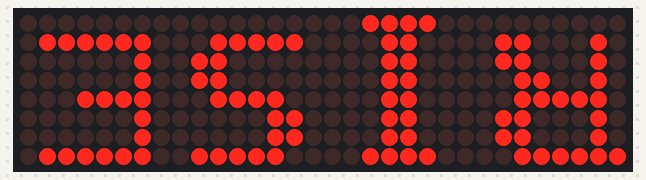
The sketch below on a simulated Arduino Uno, built with avr-gcc and run on an emulated ATmega328P. On the bench: 32×8 LED matrix.

Above: at 0.1 s.

The sketch:

LCDMATRIX.ino
```cpp
#include "LedControl.h"

// Pin 12 = DIN, Pin 11 = CLK, Pin 10 = CS, 4 = Number of matrices
LedControl lc = LedControl(12, 11, 10, 4);

byte R[8] = {0xFC, 0x46, 0x46, 0x7C, 0x4C, 0x46, 0x46, 0x00};
byte I[8] = {0x3C, 0x18, 0x18, 0x18, 0x18, 0x18, 0x18, 0x3C};
byte S[8] = {0x3E, 0x60, 0x60, 0x3C, 0x06, 0x06, 0x7C, 0x00};
byte E[8] = {0x7E, 0x40, 0x40, 0x78, 0x40, 0x40, 0x7E, 0x00};

// This function flips the bits in a byte (Mirrors it horizontally)
byte reverseBits(byte b) {
   b = (b & 0xF0) >> 4 | (b & 0x0F) << 4;
   b = (b & 0xCC) >> 2 | (b & 0x33) << 2;
   b = (b & 0xAA) >> 1 | (b & 0x55) << 1;
   return b;
}

void setup() {
  for(int i=0; i<4; i++) {
    lc.shutdown(i, false);
    lc.setIntensity(i, 5);
    lc.clearDisplay(i);
  }
}

void displayLetterFlipped(int address, byte character[]) {
  for(int row = 0; row < 8; row++) {
    // We reverse the bits and send them to the opposite row index (7 - row)
    byte flippedByte = reverseBits(character[row]);
    lc.setRow(address, 7 - row, flippedByte);
  }
}

void loop() {
  // If your matrices are physically wired 0-1-2-3 but the
  // word is backwards, you might need to change these addresses too!
  displayLetterFlipped(0, R);
  displayLetterFlipped(1, I);
  displayLetterFlipped(2, S);
  displayLetterFlipped(3, E);

  delay(2000);
}
```
